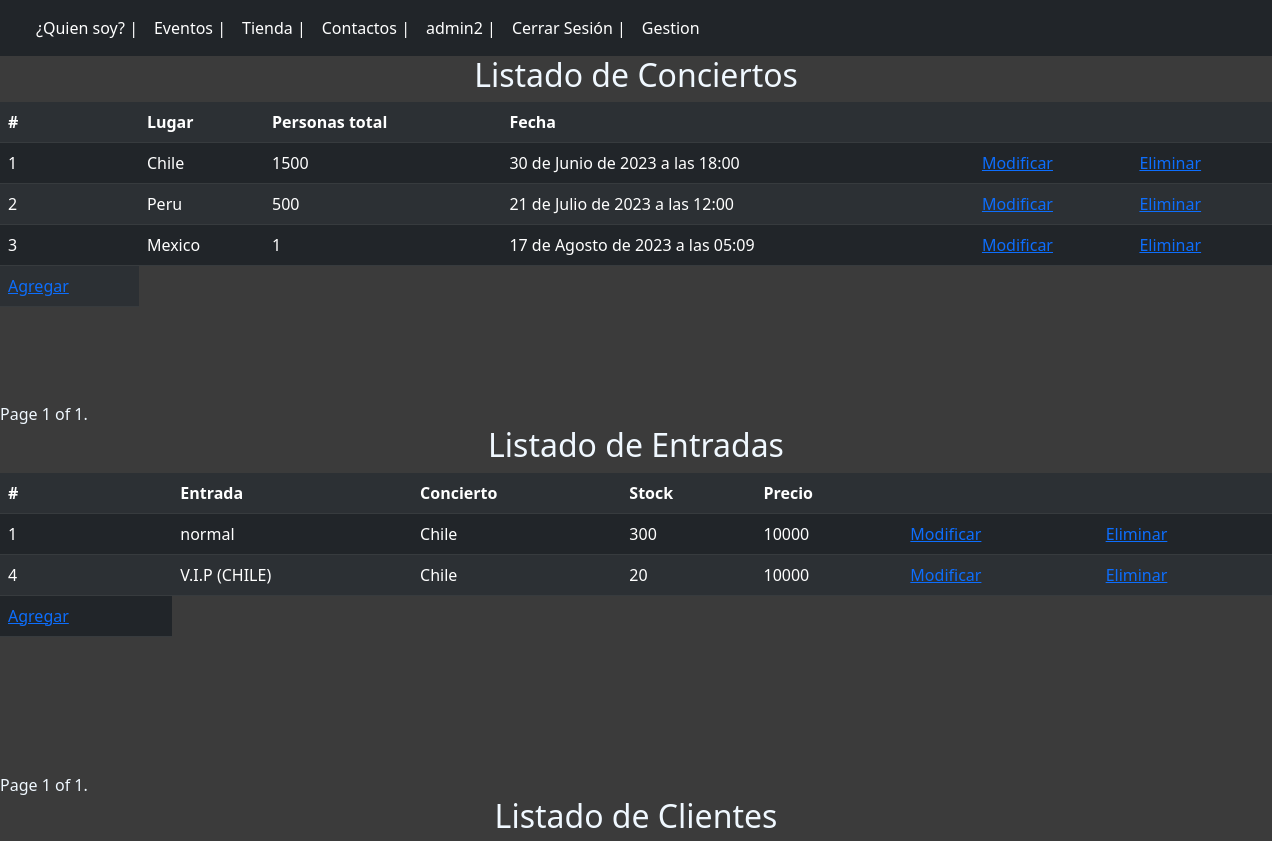
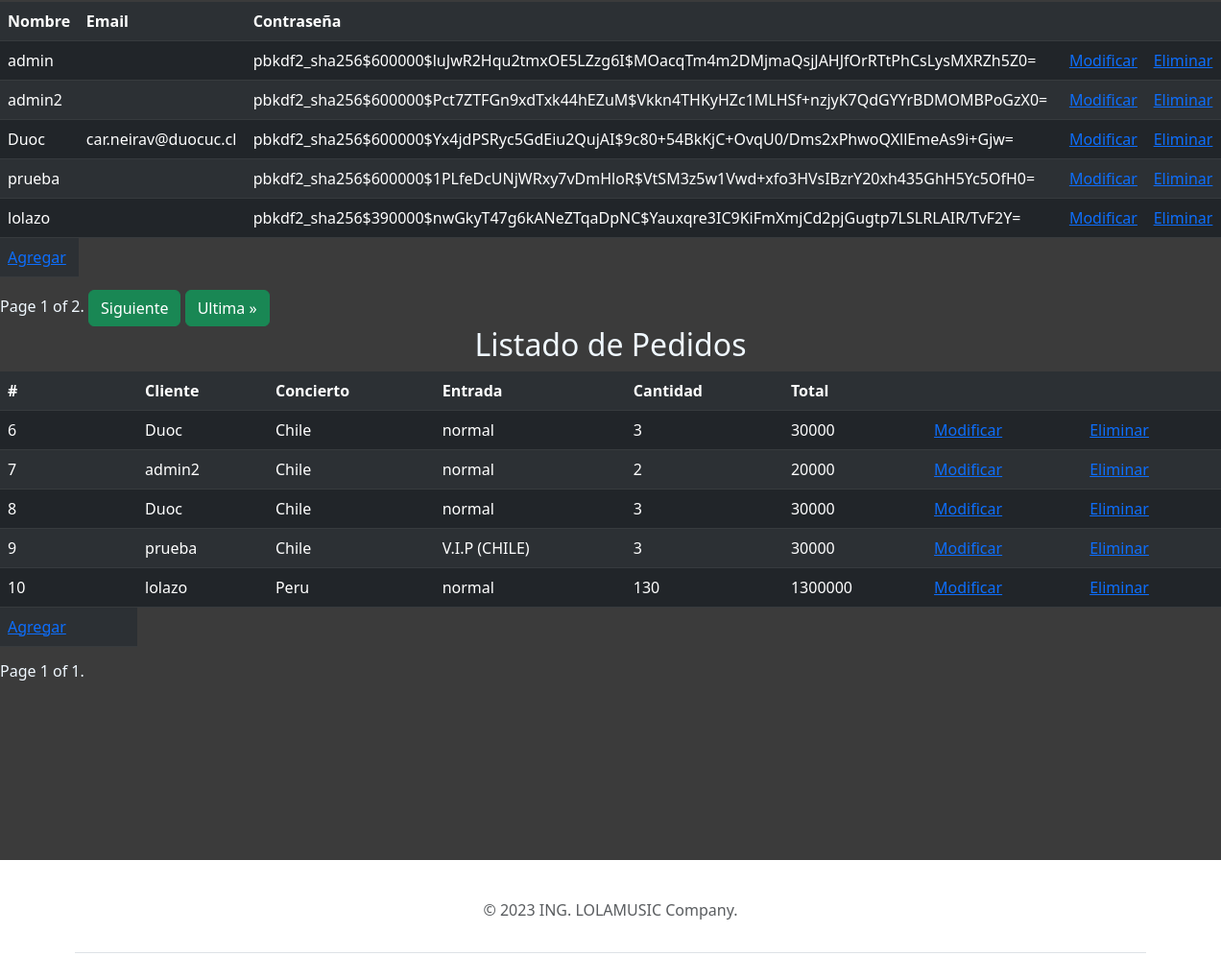
/Gestion/ (signed in), run on an earlier commit of the app's database (2 pictures, top to bottom).
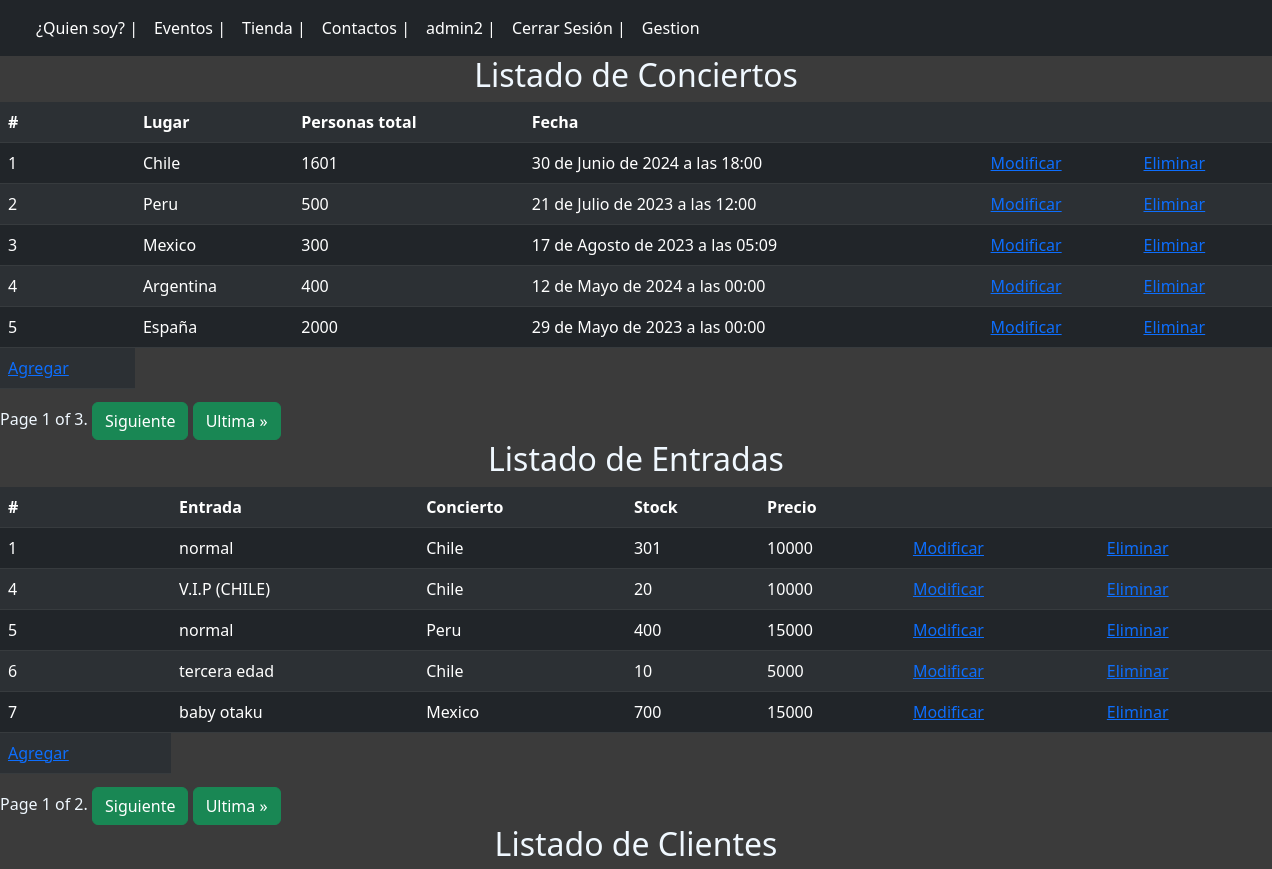
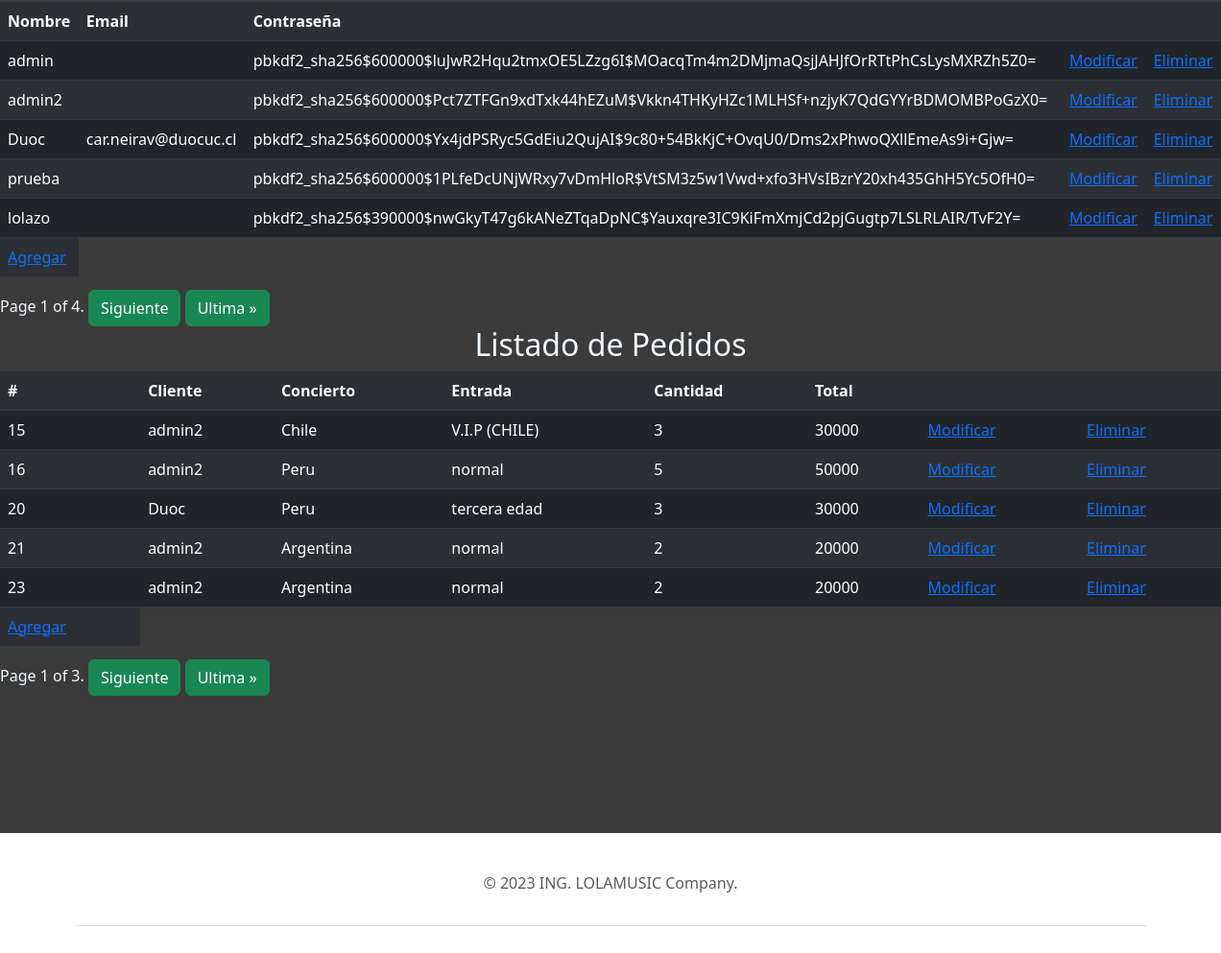
And on a later commit of the database (2 pictures, top to bottom).
### core/models.py (models this page shows, shortened)
class Concierto(models.Model):
    id = models.AutoField(primary_key=True)
    lugar = models.CharField(max_length=100,null=False)
    personas_total = models.IntegerField(null=False,validators=[MinValueValidator(0)])
    fecha = models.DateTimeField(null=False)
    def __str__(self):
        return self.lugar

class Entrada(models.Model):
    id = models.AutoField(primary_key=True)
    tipo_entrada = models.CharField(null=False,max_length=200)
    conciert = models.ForeignKey(Concierto,null=False, on_delete=CASCADE)
    stock = models.IntegerField(null=False,validators=[MinValueValidator(0)])
    precio = models.IntegerField(null=False,validators=[MinValueValidator(0)])
    def __str__(self):
        return self.tipo_entrada

class Pedido(models.Model):
    id = models.AutoField(primary_key=True)
    cliente = models.ForeignKey(User,null=False, on_delete=CASCADE)
    Concierto = models.ForeignKey(Concierto,null=False, on_delete=CASCADE)
    entrada = models.ForeignKey(Entrada,null=False, on_delete=CASCADE)
    cantidad = models.IntegerField(null=False,validators=[MinValueValidator(0)])
    objeto_p = Entrada.objects.first()
    precio = Entrada.objects.get(pk=objeto_p.pk).precio
    def total(self):
            resultado = self.precio * self.cantidad
            return resultado

### core/views.py (the view)
# urls.py: path('Gestion/', Gestion, name="Gestion"),
@permission_required('app.add_concierto')
def Gestion(request):
    concierto = Concierto.objects.all()
    Pag_Concierto = Paginator(concierto,5)
    pag_number_C = request.GET.get('page_c')
    concierto = Pag_Concierto.get_page(pag_number_C)
    entrada = Entrada.objects.all()
    Pag_Entrada = Paginator(entrada,5)
    pag_number_E = request.GET.get('page_e')
    entrada = Pag_Entrada.get_page(pag_number_E)
    cliente = User.objects.all()
    Pag_cliente = Paginator(cliente,5)
    pag_number_Cli = request.GET.get('page_cli')
    cliente = Pag_cliente.get_page(pag_number_Cli)
    pedido = Pedido.objects.all()
    Pag_pedido = Paginator(pedido,5)
    pag_number_p = request.GET.get('page_p')
    pedido = Pag_pedido.get_page(pag_number_p)
    data = {
            'Concierto':concierto,
            'Entrada':entrada,
            'Cliente':cliente,
            'Pedido':pedido
    }
    return render(request, 'core/Gestion.html',data)

### core/templates/core/Gestion.html (shortened to what the changed rows need)
{% extends 'core/base.html' %}
    {% load static %}
    {% block css %}
    <link rel="stylesheet" href="{% static 'core/'%}css/estilo.css">
    <link href="https://cdn.jsdelivr.net/npm/bootstrap@5.3.0-alpha2/dist/css/bootstrap.min.css" rel="stylesheet">
    {% endblock %}
    {% block javaScri %}
      <link rel="stylesheet" href="{% static 'core/'%}js/scrpit.js">
      <link href="https://cdn.jsdelivr.net/npm/bootstrap@5.3.0-alpha2/dist/css/bootstrap.min.css" rel="stylesheet">
    {% endblock %}
{% block body %}
    <center>
        <h2  style="color:aliceblue">Listado de Conciertos</h2>
        <div style="height: 300px;">
            <table class="table table-dark table-striped">
                <tr>
                    <th scope="col">#</th>
                    <th scope="col">Lugar</th>
                    <th scope="col">Personas total</th>
                    <th scope="col">Fecha</th>
                    <th scope="col"></th>
                    <th scope="col"></th>
                </tr>
                {% for i in Concierto %}
                <tr>
                    <td> {{i.id}} </td>
                    <td> {{i.lugar}} </td>
                    <td> {{i.personas_total}} </td>
                    <td> {{i.fecha}} </td>
                    <td><a href="{% url 'ModificarConcierto' i.id %}">Modificar</a></td>
                    <td><a href="{% url 'EliminarC' i.id %}">Eliminar</a></td>
                </tr>
                {% endfor %}
            </table>
        </div>
            <div class="pagination">
                    <span class="step-links ">
                        <span class="current" style="color:aliceblue">
                            Page {{ Concierto.number }} of {{ Concierto.paginator.num_pages }}.
                        </span>
                        {% if Concierto.has_next %}
                            <a type="button" class="btn btn-success" href="?page_c={{ Concierto.next_page_number }}">Siguiente</a>
                            <a type="button" class="btn btn-success" href="?page_c={{ Concierto.paginator.num_pages }}">Ultima &raquo;</a>
                        {% endif %}
                    </span>
            </div>
        <h2 id="concierto_table" style="color:aliceblue">Listado de Entradas</h2>
        <div style="height: 300px;">
            <table class="table table-dark table-striped">
                <tr>
                    <th scope="col">#</th>
                    <th scope="col">Entrada</th>
                    <th scope="col">Concierto</th>
                    <th scope="col">Stock</th>
                    <th scope="col">Precio</th>
                    <th scope="col"></th>
                    <th scope="col"></th>
                </tr>
                {% for i in Entrada %}
                <tr>
                    <td> {{i.id}} </td>
                    <td> {{i.tipo_entrada}} </td>
                    <td> {{i.conciert}} </td>
                    <td> {{i.stock}} </td>
                    <td> {{i.precio}} </td>
                    <td><a href="{% url 'ModificarEntrada' i.id %}">Modificar</a></td>
                    <td><a href="{% url 'EliminarE' i.id %}">Eliminar</a></td>
                </tr>
                {% endfor %}
            </table>
        </div>
            <div class="pagination">
                <span class="step-links ">
                    <span class="current" style="color:aliceblue">
                        Page {{ Entrada.number }} of {{ Entrada.paginator.num_pages }}.
                    </span>
                    {% if Entrada.has_next %}
                        <a type="button" class="btn btn-success" href="?page_e={{ Entrada.next_page_number }}">Siguiente</a>
                        <a type="button" class="btn btn-success" href="?page_e={{ Entrada.paginator.num_pages }}">Ultima &raquo;</a>
                    {% endif %}
                </span>
            </div>
        <h2 style="color:aliceblue">Listado de Clientes</h2>
        <div style="height: 300px;">
            <table class="table table-dark table-striped">
                <tr>
                    <th scope="col">Nombre</th>
                    <th scope="col">Email</th>
                    <th scope="col">Contraseña</th>
                    <th scope="col"></th>
                    <th scope="col"></th>
                </tr>
                {% for i in Cliente %}
                <tr>
                    <td> {{i.username}} </td>
                    <td> {{i.email}} </td>
                    <td> {{i.password}} </td>
                    <td><a href="{% url 'ModificarCliente' i.username %}">Modificar</a></td>
                    <td><a href="{% url 'EliminarCli' i.username %}">Eliminar</a></td>
                </tr>
                {% endfor %}
            </table>
        </div>
        <div class="pagination">
            <span class="step-links ">
                <span class="current" style="color:aliceblue">
                    Page {{ Cliente.number }} of {{ Cliente.paginator.num_pages }}.
                </span>
                {% if Cliente.has_next %}
                    <a type="button" class="btn btn-success" href="?page_cli={{ Cliente.next_page_number }}">Siguiente</a>
                    <a type="button" class="btn btn-success" href="?page_cli={{ Cliente.paginator.num_pages }}">Ultima &raquo;</a>
                {% endif %}
            </span>
        </div>
        <h2 style="color:aliceblue">Listado de Pedidos</h2>
        <div style="height: 300px;">
            <table class="table table-dark table-striped">
                <tr>
                    <th scope="col">#</th>
                    <th scope="col">Cliente</th>
                    <th scope="col">Concierto</th>
                    <th scope="col">Entrada</th>
                    <th scope="col">Cantidad</th>
                    <th scope="col">Total</th>
                    <th scope="col"></th>
                    <th scope="col"></th>
                </tr>
                {% for i in Pedido %}
                <tr>
                    <td> {{i.id}} </td>
                    <td> {{i.cliente}} </td>
                    <td> {{i.Concierto}} </td>
                    <td> {{i.entrada}} </td>
                    <td> {{i.cantidad}} </td>
                    <td> {{i.total}} </td>
                    <td><a href="{% url 'ModificarPedido' i.id %}">Modificar</a></td>
                    <td><a href="{% url 'EliminarP' i.id %}">Eliminar</a></td>
                </tr>
                {% endfor %}
            </table>
        </div>
        <div class="pagination">
            <span class="step-links ">
                <span class="current" style="color:aliceblue">
                    Page {{ Pedido.number }} of {{ Pedido.paginator.num_pages }}.
                </span>
                {% if Pedido.has_next %}
                    <a type="button" class="btn btn-success" href="?page_p={{ Pedido.next_page_number }}">Siguiente</a>
                    <a type="button" class="btn btn-success" href="?page_p={{ Pedido.paginator.num_pages }}">Ultima &raquo;</a>
                {% endif %}
            </span>
        </div>
    </center>
{% endblock %}

### core/templates/core/base.html (shortened to what this page needs)
<!DOCTYPE html>
<html lang="en">
<head>
    {% load static %}
    {% block css %}
    {% endblock %}
    {% block javaScri %}
    {% endblock %}
    <link href="https://cdn.jsdelivr.net/npm/bootstrap@5.3.0-alpha2/dist/css/bootstrap.min.css" rel="stylesheet">
</head>
<div class="navegador">
    <nav class="navbar navbar-expand-lg bg-dark" data-bs-theme="dark">
        <div class="container-fluid" >
          <div class="collapse navbar-collapse" id="navbarSupportedContent">
            <ul class="navbar-nav me-auto mb-2 mb-lg-0">
              <li class="nav-item">
                <a class="nav-link active" aria-current="page" href="{% url 'info' %}">¿Quien soy?  |</a>
              </li>
              <li class="nav-item">
                <a class="nav-link active" aria-current="page" href="{% url 'eventos' %}">Eventos  |</a>
              </li>
              <li class="nav-item">
                <a class="nav-link active" aria-current="page" href="{% url 'tienda' %}">Tienda  |</a>
              </li>
              <li class="nav-item">
                <a class="nav-link active" aria-current="page" href="{% url 'contactos' %}">Contactos  |</a>
              </li>
              {% if user.is_authenticated %}
              <li class="nav-item">
                <a class="nav-link active" aria-current="page">{{ user.username}}  |</a>
              </li>
              <li class="nav-item">
                <a class="nav-link active" aria-current="page" href="{% url 'logout' %}">Cerrar Sesión  |</a>
              </li>
              {% else %}
              <li class="nav-item">
                <a class="nav-link active" aria-current="page" href="{% url 'login' %}">Login  |</a>
              </li>
              {% endif %}
              {% if perms.app.add_cliente %}
              <li class="nav-item">
                <a class="nav-link active" aria-current="page" href="{% url 'Gestion' %}">Gestion</a>
              </li>
              {% endif %}
            </ul>
          </div>
        </div>
      </nav>
</div>
<body>
    <div class="principal">
      {% block body %}
      {% endblock %}
    </div>
</body>
<div class="container">
  <footer class="py-3 my-4">
    <ul class="nav justify-content-center border-bottom pb-3 mb-3">
    <p class="text-center text-muted">&copy; 2023 ING. LOLAMUSIC Company.</p>
  </footer>
</html>

What changed in the data, as far as the page shows it:
removed Pedido: id "6", cliente "Duoc", Concierto "Chile", entrada "normal", cantidad "3", total "30000"
removed Pedido: id "7", cliente "admin2", Concierto "Chile", entrada "normal", cantidad "2", total "20000"
removed Pedido: id "8", cliente "Duoc", Concierto "Chile", entrada "normal", cantidad "3", total "30000"
removed Pedido: id "9", cliente "prueba", Concierto "Chile", entrada "V.I.P (CHILE)", cantidad "3", total "30000"
removed Pedido: id "10", cliente "lolazo", Concierto "Peru", entrada "normal", cantidad "130", total "1300000"
changed Concierto "Chile": personas_total "1500" → "1601"; fecha "30 de Junio de 2023 a las 18:00" → "30 de Junio de 2024 a las 18:00"
changed Concierto "Mexico": personas_total "1" → "300"
added Concierto: id "4", lugar "Argentina", personas_total "400", fecha "12 de Mayo de 2024 a las 00:00"
added Concierto: id "5", lugar "España", personas_total "2000", fecha "29 de Mayo de 2023 a las 00:00"
changed Entrada id 1: stock "300" → "301"
added Entrada: id "5", tipo_entrada "normal", conciert "Peru", stock "400", precio "15000"
added Entrada: id "6", tipo_entrada "tercera edad", conciert "Chile", stock "10", precio "5000"
added Entrada: id "7", tipo_entrada "baby otaku", conciert "Mexico", stock "700", precio "15000"
added Pedido: id "15", cliente "admin2", Concierto "Chile", entrada "V.I.P (CHILE)", cantidad "3", total "30000"
added Pedido: id "16", cliente "admin2", Concierto "Peru", entrada "normal", cantidad "5", total "50000"
added Pedido: id "20", cliente "Duoc", Concierto "Peru", entrada "tercera edad", cantidad "3", total "30000"
added Pedido: id "21", cliente "admin2", Concierto "Argentina", entrada "normal", cantidad "2", total "20000"
added Pedido: id "23", cliente "admin2", Concierto "Argentina", entrada "normal", cantidad "2", total "20000"
Also different on the page:
{{ Concierto.paginator.num_pages }}: "1" → "3"
{{ Entrada.paginator.num_pages }}: "1" → "2"
{{ Cliente.paginator.num_pages }}: "2" → "4"
{{ Pedido.paginator.num_pages }}: "1" → "3"
text now shown: "Siguiente Ultima » Siguiente Ultima » Siguiente Ultima »"
